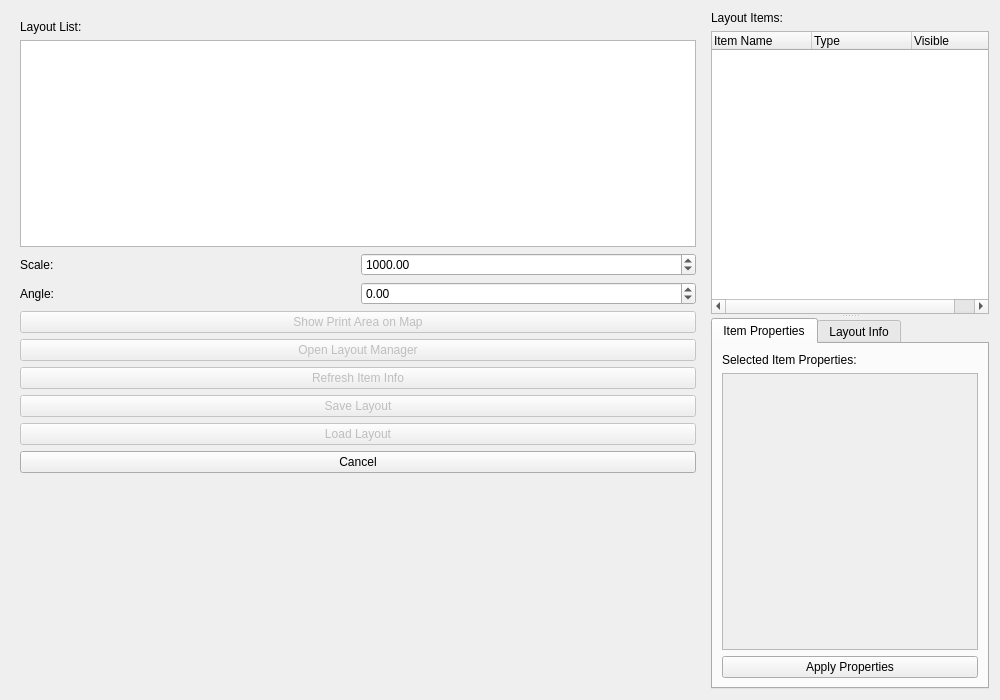
<?xml version="1.0" encoding="UTF-8"?>
<ui version="4.0">
 <class>MainDialog</class>
 <widget class="QDialog" name="MainDialog">
  <property name="geometry">
   <rect>
    <x>0</x>
    <y>0</y>
    <width>1000</width>
    <height>700</height>
   </rect>
  </property>
  <property name="windowTitle">
   <string>Layout Item Selector - geo_report</string>
  </property>
  <layout class="QHBoxLayout" name="mainLayout">
   <item>
    <widget class="QWidget" name="leftPanel" native="true">
     <layout class="QVBoxLayout" name="leftLayout">
      <item>
       <widget class="QLabel" name="layoutLabel">
        <property name="text">
         <string>Layout List:</string>
        </property>
       </widget>
      </item>
      <item>
       <widget class="QListWidget" name="layoutList"/>
      </item>
      <item>
       <layout class="QHBoxLayout" name="scaleLayout">
        <item>
         <widget class="QLabel" name="scaleLabel">
          <property name="text">
           <string>Scale:</string>
          </property>
         </widget>
        </item>
        <item>
         <widget class="QDoubleSpinBox" name="scaleSpinBox">
          <property name="decimals">
           <number>2</number>
          </property>
          <property name="minimum">
           <double>1.000000000000000</double>
          </property>
          <property name="maximum">
           <double>100000000.000000000000000</double>
          </property>
          <property name="value">
           <double>1000.000000000000000</double>
          </property>
         </widget>
        </item>
       </layout>
      </item>
      <item>
       <layout class="QHBoxLayout" name="angleLayout">
        <item>
         <widget class="QLabel" name="angleLabel">
          <property name="text">
           <string>Angle:</string>
          </property>
         </widget>
        </item>
        <item>
         <widget class="QDoubleSpinBox" name="angleSpinBox">
          <property name="decimals">
           <number>2</number>
          </property>
          <property name="minimum">
           <double>-360.000000000000000</double>
          </property>
          <property name="maximum">
           <double>360.000000000000000</double>
          </property>
          <property name="value">
           <double>0.000000000000000</double>
          </property>
         </widget>
        </item>
       </layout>
      </item>
      <item>
       <layout class="QVBoxLayout" name="buttonLayout">
        <item>
         <widget class="QPushButton" name="showPrintAreaButton">
          <property name="text">
           <string>Show Print Area on Map</string>
          </property>
          <property name="enabled">
           <bool>false</bool>
          </property>
         </widget>
        </item>
        <item>
         <widget class="QPushButton" name="openLayoutButton">
          <property name="text">
           <string>Open Layout Manager</string>
          </property>
          <property name="enabled">
           <bool>false</bool>
          </property>
         </widget>
        </item>
        <item>
         <widget class="QPushButton" name="refreshButton">
          <property name="text">
           <string>Refresh Item Info</string>
          </property>
          <property name="enabled">
           <bool>false</bool>
          </property>
         </widget>
        </item>
        <item>
         <widget class="QPushButton" name="saveLayoutButton">
          <property name="text">
           <string>Save Layout</string>
          </property>
          <property name="enabled">
           <bool>false</bool>
          </property>
         </widget>
        </item>
        <item>
         <widget class="QPushButton" name="loadLayoutButton">
          <property name="text">
           <string>Load Layout</string>
          </property>
          <property name="enabled">
           <bool>false</bool>
          </property>
         </widget>
        </item>
        <item>
         <widget class="QPushButton" name="cancelButton">
          <property name="text">
           <string>Cancel</string>
          </property>
         </widget>
        </item>
       </layout>
      </item>
      <item>
       <spacer name="verticalSpacer">
        <property name="orientation">
         <enum>Qt::Vertical</enum>
        </property>
        <property name="sizeHint" stdset="0">
         <size>
          <width>20</width>
          <height>40</height>
         </size>
        </property>
       </spacer>
      </item>
     </layout>
     <property name="maximumWidth">
      <number>250</number>
     </property>
    </widget>
   </item>
   <item>
    <widget class="QSplitter" name="rightSplitter">
     <property name="orientation">
      <enum>Qt::Vertical</enum>
     </property>
     <widget class="QWidget" name="itemsWidget" native="true">
      <layout class="QVBoxLayout" name="itemsLayout">
       <item>
        <widget class="QLabel" name="itemsLabel">
         <property name="text">
          <string>Layout Items:</string>
         </property>
        </widget>
       </item>
       <item>
        <widget class="QTreeWidget" name="itemsTree">
         <column>
          <property name="text">
           <string>Item Name</string>
          </property>
         </column>
         <column>
          <property name="text">
           <string>Type</string>
          </property>
         </column>
         <column>
          <property name="text">
           <string>Visible</string>
          </property>
         </column>
        </widget>
       </item>
      </layout>
     </widget>
     <widget class="QTabWidget" name="tabWidget">
      <widget class="QWidget" name="propertiesTab">
       <attribute name="title">
        <string>Item Properties</string>
       </attribute>
       <layout class="QVBoxLayout" name="propertiesLayout">
        <item>
         <widget class="QLabel" name="propertiesLabel">
          <property name="text">
           <string>Selected Item Properties:</string>
          </property>
         </widget>
        </item>
        <item>
         <widget class="QScrollArea" name="propertiesScrollArea">
          <property name="widgetResizable">
           <bool>true</bool>
          </property>
          <widget class="QWidget" name="scrollAreaWidgetContents">
           <layout class="QFormLayout" name="propertiesForm"/>
          </widget>
         </widget>
        </item>
        <item>
         <layout class="QHBoxLayout" name="propertiesButtonLayout">
          <item>
           <widget class="QPushButton" name="applyPropertiesButton">
            <property name="text">
             <string>Apply Properties</string>
            </property>
           </widget>
          </item>
         </layout>
        </item>
       </layout>
      </widget>
      <widget class="QWidget" name="infoTab">
       <attribute name="title">
        <string>Layout Info</string>
       </attribute>
       <layout class="QVBoxLayout" name="infoLayout">
        <item>
         <widget class="QLabel" name="infoLabel">
          <property name="text">
           <string>Layout Information:</string>
          </property>
         </widget>
        </item>
        <item>
         <widget class="QTextEdit" name="infoText">
          <property name="readOnly">
           <bool>true</bool>
          </property>
          <property name="maximumHeight">
           <number>200</number>
          </property>
         </widget>
        </item>
       </layout>
      </widget>
     </widget>
    </widget>
   </item>
  </layout>
 </widget>
 <resources/>
 <connections/>
</ui>
